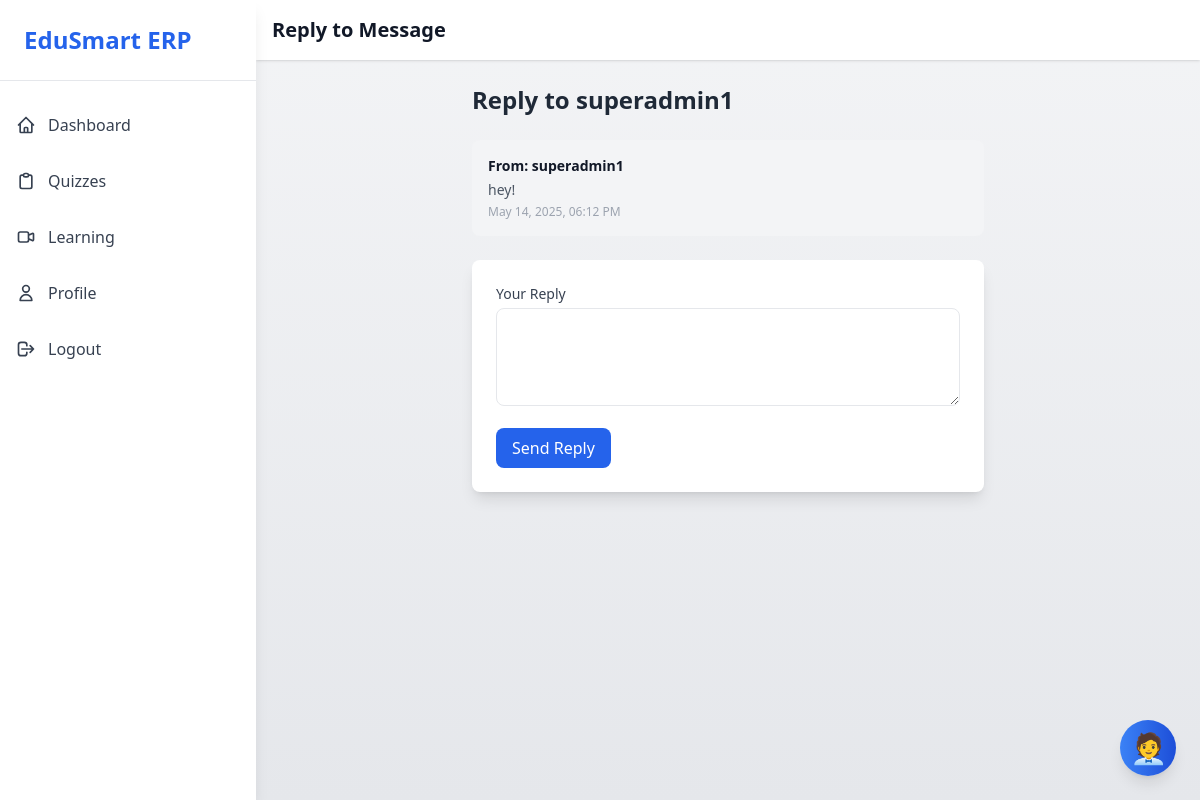
/accounts/messages/reply/14/ (signed in), run on the app's committed database.
### accounts/models.py (models this page shows, shortened)
class Message(models.Model):
    sender = models.ForeignKey(CustomUser, on_delete=models.CASCADE, related_name='sent_messages')
    receiver = models.ForeignKey(CustomUser, on_delete=models.CASCADE, related_name='received_messages')
    content = models.TextField()
    timestamp = models.DateTimeField(auto_now_add=True)
    is_read = models.BooleanField(default=False)
    class Meta:
        ordering = ['timestamp']

class CustomUser(AbstractUser):
    USER_TYPE_CHOICES = (
        ('student', 'Student'),
        ('teacher', 'Teacher'),
        ('admin', 'Admin'),  # Added admin choice
    )
    user_type = models.CharField(max_length=10, choices=USER_TYPE_CHOICES, default='student')
    department = models.CharField(max_length=100, blank=True, null=True)
    designation = models.CharField(max_length=100, blank=True, null=True)
    course = models.CharField(max_length=100, blank=True, null=True)
    branch = models.CharField(max_length=100, blank=True, null=True)
    roll_number = models.CharField(max_length=50, blank=True, null=True)
    profile_picture = models.ImageField(upload_to='profiles/', blank=True, null=True)
    bio = models.TextField(blank=True, null=True)
    is_email_verified = models.BooleanField(default=False)
    is_active = models.BooleanField(default=True)
    is_sub_admin = models.BooleanField(default=False)  # Added field

### accounts/views.py (the view, shortened to what this page needs)
# urls.py: path('messages/reply/<int:message_id>/', views.reply_message, name='reply_message'),
@login_required
def reply_message(request, message_id):
    try:
        original_message = Message.objects.get(id=message_id)
        if request.user != original_message.sender and request.user != original_message.receiver:
            messages.error(request, "You are not authorized to reply to this message.")
            return redirect('accounts:message_inbox')
        return render(request, 'accounts/reply_message.html', {'original_message': original_message})
    except Message.DoesNotExist:
        messages.error(request, "Message does not exist.")
        return redirect('accounts:message_inbox')

### accounts/templates/accounts/reply_message.html (shortened to what this page needs)
{% extends 'base.html' %}
{% load static %}
{% block header %}Reply to Message{% endblock %}
{% block content %}
<div class="max-w-lg mx-auto">
    <h2 class="text-2xl font-bold mb-6 animate-slide-in-left">Reply to {{ original_message.sender.username }}</h2>
    <div class="bg-gray-100 p-4 rounded-lg mb-6 animate-slide-in-left">
        <p class="text-sm font-semibold text-gray-900">From: {{ original_message.sender.username }}</p>
        <p class="text-sm text-gray-600 mt-1">{{ original_message.content }}</p>
        <p class="text-xs text-gray-400 mt-1">{{ original_message.timestamp|date:"M d, Y, h:i A" }}</p>
    </div>
    <form method="POST" class="bg-white p-6 rounded-lg shadow-lg animate-fade-in">
        <div class="mb-4">
            <label for="content" class="block text-sm font-medium text-gray-700">Your Reply</label>
            <textarea id="content" name="content" rows="4" class="mt-1 p-2 w-full border rounded-lg text-sm focus:ring-2 focus:ring-blue-500 transition-all duration-200" required></textarea>
        </div>
        <button type="submit" class="bg-blue-600 text-white px-4 py-2 rounded-lg hover:bg-blue-700 transition-all duration-200 hover:scale-105">Send Reply</button>
    </form>
</div>
{% endblock %}

### static/css/styles.css (style rules this page uses)
body.theme-light { background: linear-gradient(to bottom, #f3f4f6, #e5e7eb); color: #1f2937; }
button, a.bg-blue-600 { background: #2563eb; border-radius: 8px; transition: all 0.3s ease; }
.animate-slide-in-left { animation: slide-in-left 0.3s ease-in-out; }
.animate-fade-in { animation: fade-in 0.5s ease-in-out; }
.theme-light { background-color: #f3f4f6; color: #1f2937; }

### data on the page
Message: sender.username "superadmin1", content "hey!", timestamp "May 14, 2025, 06:12 PM"
